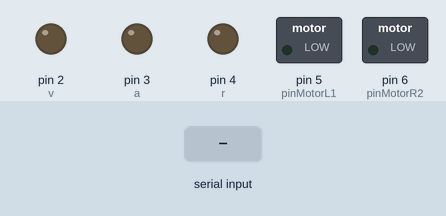
This sketch was run on a simulated Arduino Uno, built with avr-gcc and run on an emulated ATmega328P. Shown: switched loads named in the sketch (green lamp = pin HIGH), output pins drawn as LEDs (lit = HIGH). The test bench sets the inputs (shaded band). What the sketch prints to the serial monitor is not drawn.

Above: at 1.2 s.
1.3 s: "A" received over Serial
At 1.9 s:
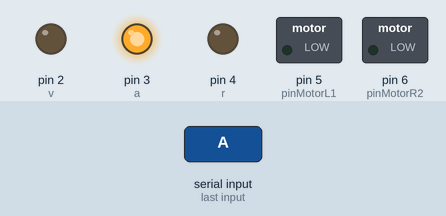
4.3 s: "B" received over Serial
At 5.3 s:
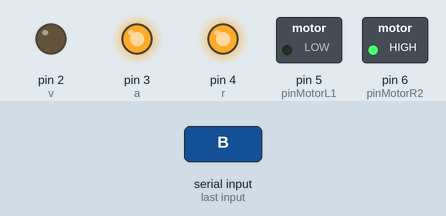
7.3 s: "D" received over Serial
At 7.6 s:
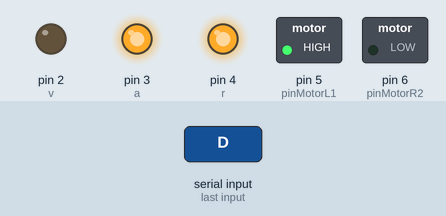
10.3 s: "A" received over Serial
At 11.1 s:
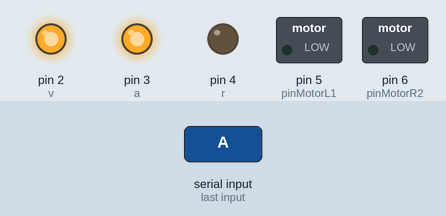
13.3 s: "E" received over Serial
At 14.5 s:
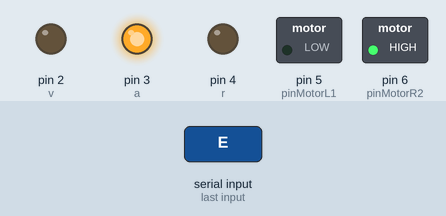
14.8 s: "a" received over Serial
At 15.7 s:
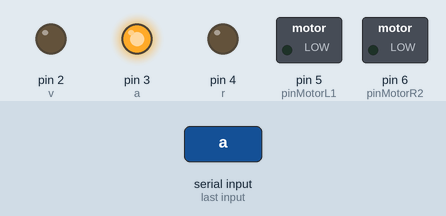
Timing chart, 0 to 17.3 s (numbered marks = the images above; inputs shaded):
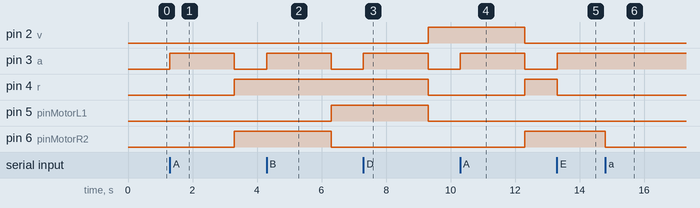

The sketch:

Puente-Arduino.ino
```cpp
#include <Wire.h>

const long velocidadBaud = 9600;

const int pinMotorL1 = 5;
const int pinMotorR2 = 6;

const int velocidadPwm = 224;

typedef enum { D_SUBIR, D_BAJAR, D_ALTO, D_PASAR, D_PREV
             } DIRECCION;

const int v = 2, a = 3, r = 4;
const int EsperaAmarillo=2000;

void setup() {
  Wire.begin();
  pinMode(pinMotorL1, OUTPUT);
  pinMode(pinMotorR2, OUTPUT);

  pinMode(r, OUTPUT);
  pinMode(a, OUTPUT);
  pinMode(v, OUTPUT);

  Serial.begin(velocidadBaud);
  Serial.println(F("Listo"));
}

void loop() {
  char dato;

  if (Serial.available()) {
    dato = Serial.read();
    procesarComando(dato);
  }
}

void procesarComando(char dato) {

  switch (dato) {
    case 'A':
      digitalWrite(a, HIGH);
      delay(EsperaAmarillo);
      controlMotor(D_BAJAR);
      digitalWrite(a, LOW);
      digitalWrite(r, HIGH);
      digitalWrite(v, LOW);
      break;
    case 'B':
      digitalWrite(a, HIGH);
      delay(EsperaAmarillo);
      controlMotor(D_SUBIR);
      digitalWrite(a, LOW);
      digitalWrite(r, HIGH);
      digitalWrite(v, LOW);
      break;
    case 'a':
    case 'b':
      controlMotor(D_ALTO);
      digitalWrite(r, LOW);
      digitalWrite(a, HIGH);
      digitalWrite(v, LOW);
      break;
    case 'D':
      digitalWrite(a, HIGH);
      delay(EsperaAmarillo);
      controlMotor(D_PASAR);
      digitalWrite(a, LOW);
      digitalWrite(r, LOW);
      digitalWrite(v, HIGH);
      break;
    case 'E':
      controlMotor(D_PREV);
      break;
  }
}

void controlMotor(DIRECCION dir) {
  switch (dir) {
    case D_SUBIR:
      digitalWrite(pinMotorL1, HIGH);
      digitalWrite(pinMotorR2, LOW);
      break;
    case D_BAJAR:
      digitalWrite(pinMotorL1, LOW);
      digitalWrite(pinMotorR2, HIGH);
      break;
    case D_ALTO:
      digitalWrite(pinMotorL1, LOW);
      digitalWrite(pinMotorR2, LOW);
      break;
    case D_PASAR:
      digitalWrite(pinMotorL1, LOW);
      digitalWrite(pinMotorR2, LOW);
      break;
    case D_PREV:
      digitalWrite(a, HIGH);
      digitalWrite(v, LOW);
      digitalWrite(r, LOW);
      break;
  }
}
```

Measured:
- after the input at 1.3 s, pin 3 (a): LOW → HIGH at once, → LOW 2.0 s later; pin 4 (r), pin 6 (pinMotorR2): LOW → HIGH after 2.0 s
- after the input at 4.3 s, pin 3 (a): LOW → HIGH at once, → LOW 2.0 s later; pin 5 (pinMotorL1): LOW → HIGH after 2.0 s; pin 6 (pinMotorR2): HIGH → LOW after 2.0 s
- after the input at 7.3 s, pin 2 (v): LOW → HIGH after 2.0 s; pin 3 (a): LOW → HIGH at once, → LOW 2.0 s later; pin 4 (r), pin 5 (pinMotorL1): HIGH → LOW after 2.0 s
- after the input at 10.3 s, pin 2 (v): HIGH → LOW after 2.0 s; pin 3 (a): LOW → HIGH at once, → LOW 2.0 s later; pin 4 (r), pin 6 (pinMotorR2): LOW → HIGH after 2.0 s
- after the input at 13.3 s, pin 3 (a): LOW → HIGH at once; pin 4 (r): HIGH → LOW at once
- after the input at 14.8 s, pin 6 (pinMotorR2): HIGH → LOW at once
